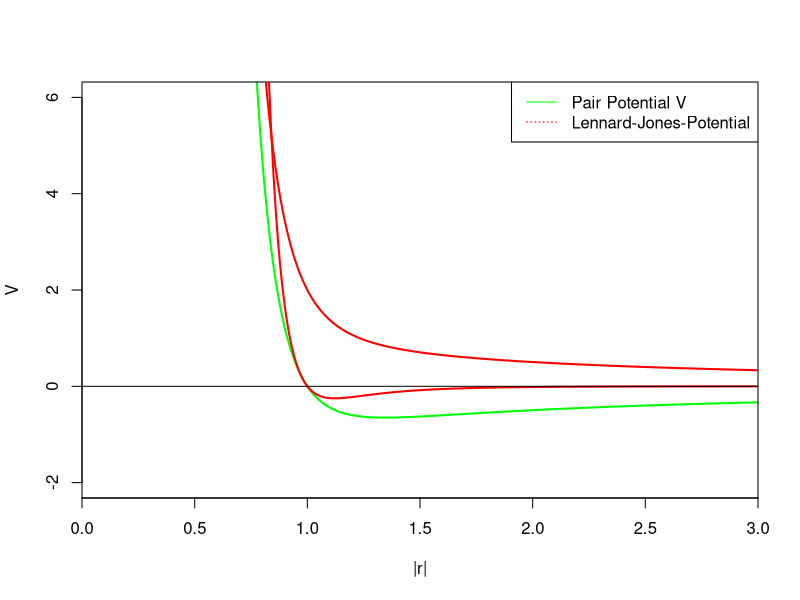
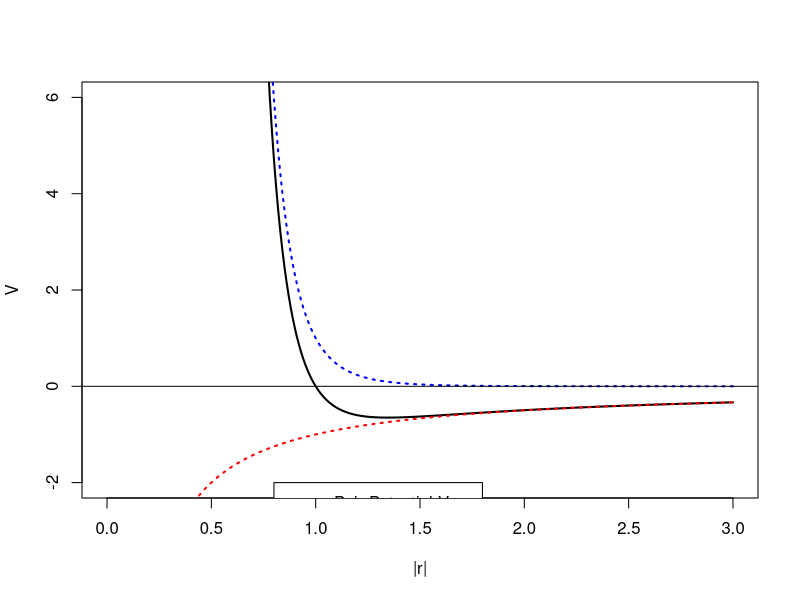
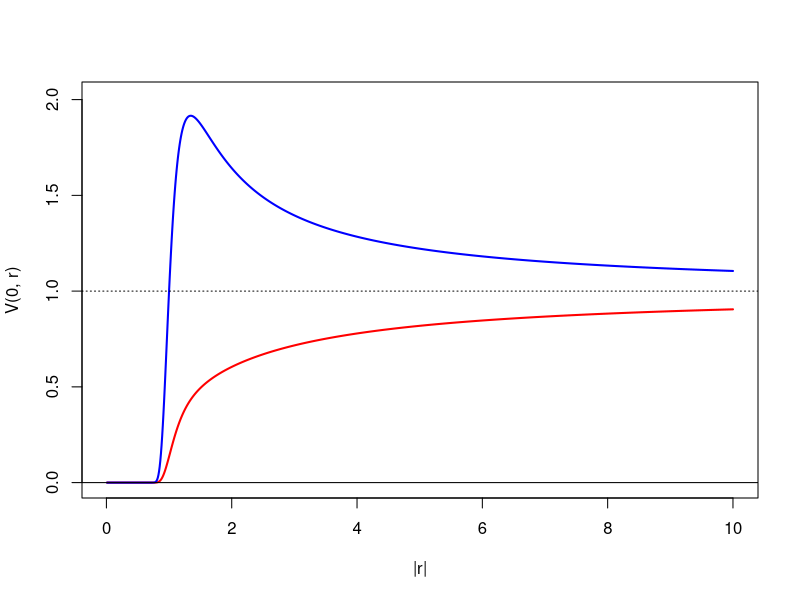
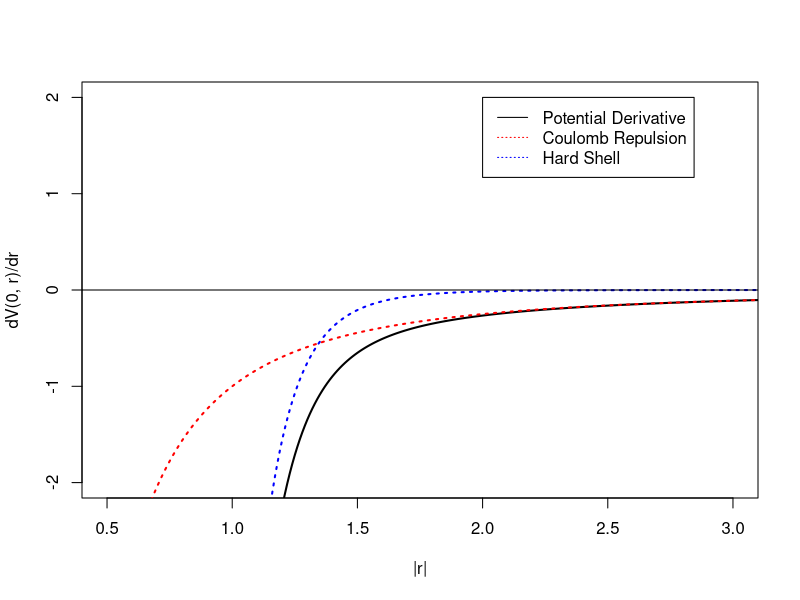
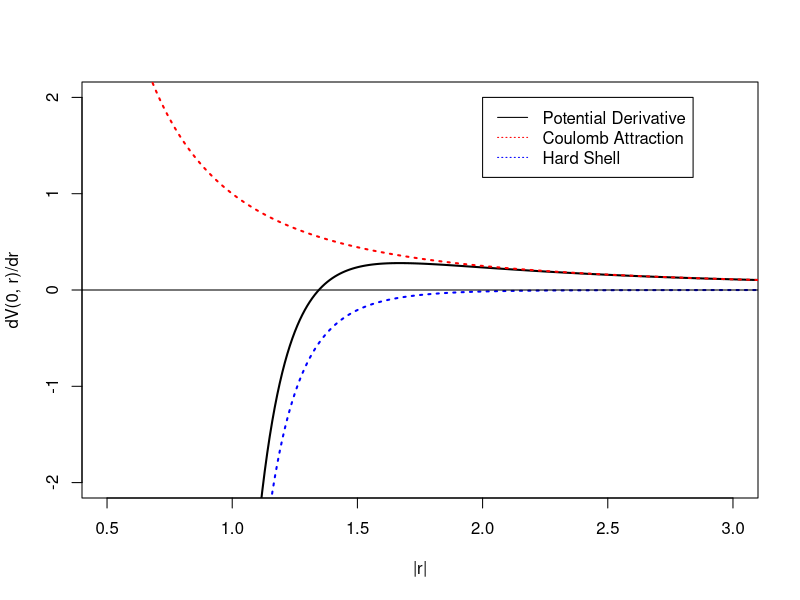
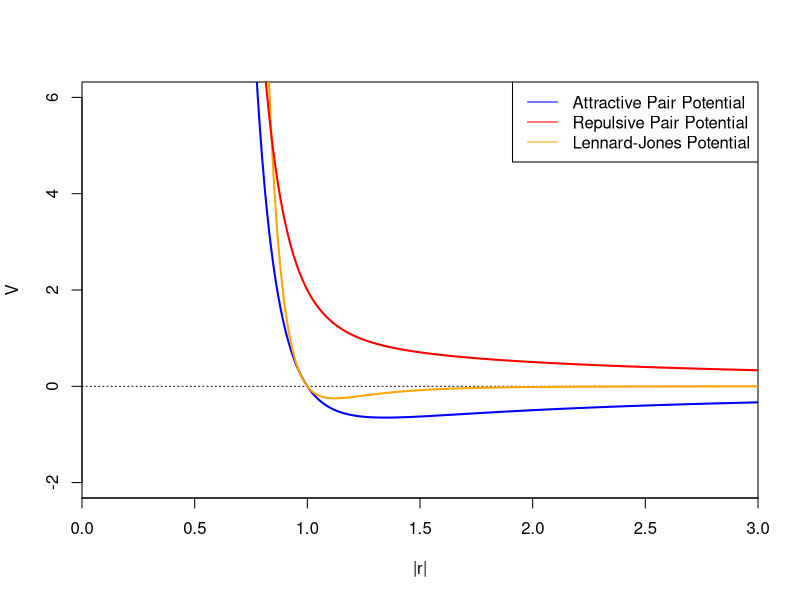

These charts were generated, in order, by the following R code:
## ---- chunk 1
knitr::opts_chunk$set(echo = FALSE)
library(plotrix)
## ---- chunk 2
step  <- 0.01
x     <- seq(from=0, to=3, by=step)
N     <- length(x)

v1  <- 1/x
v2  <- 1/x**8
v1L <- 1/x**12
v2L <- -1/x**6

yhigh <- 6
ylow  <- -2

# par(pty="s")

# pdf("pairpotential_repulsion.pdf")
plot (x,  -v1+v2, type='l', col='green', lwd=2, lty=1, ylim=c(ylow,yhigh), xlab='|r|', ylab='V', xaxs = "i")
lines(x,  v1L+v2L   , type='l', col='red'  , lwd=2, lty=1)
lines(x,  v1+v2   , type='l', col='red'  , lwd=2, lty=1)
# lines(x,  v1   , type='l', col='red'  , lwd=2, lty=3)
# lines(x,  v2   , type='l', col='blue' , lwd=2, lty=3)
abline(h=0)
# legend("topright", legend=c("Pair Potential V", "Coulomb Repulsion", "Hard Shell"),col=c("black", "red", "blue"), lty=c(1,3,3))
legend("topright", legend=c("Pair Potential V", "Lennard-Jones-Potential"),col=c("green", "red"), lty=c(1,3,3))
# dev.off()

# pdf("pairpotential_attraction.pdf")
plot (x, -v1+v2, type='l', col='black', lwd=2, lty=1, ylim=c(ylow,yhigh), xlab='|r|', ylab='V')
lines(x, -v1   , type='l', col='red'  , lwd=2, lty=3)
lines(x,  v2   , type='l', col='blue' , lwd=2, lty=3)
abline(h=0)
legend(0.8, -2, legend=c("Pair Potential V", "Coulomb Attraction", "Hard Shell"),col=c("black", "red", "blue"), lty=c(1,3,3))
# dev.off()
## ---- chunk 3
step  <- 0.01
x     <- seq(from=0, to=3, by=step)
N     <- length(x)

v1  <- 1/x
v2  <- 1/x**8
v1L <- 1/x**12
v2L <- -1/x**6

yhigh <- 6
ylow  <- -2

# par(pty="s")

pdf("lennard_jones_potential.pdf", width = 10*0.7, height = 6*0.7)
plot (x,  -v1+v2, type='l', col='blue', lwd=2, lty=1, ylim=c(ylow,yhigh), xlab='|r|', ylab='V', xaxs = "i")
abline(h=0, lty=3)
lines(x,  v1L+v2L   , type='l', col='orange'  , lwd=2, lty=1)
lines(x,  v1+v2   , type='l', col='red'  , lwd=2, lty=1)
legend("topright", legend=c("Attractive Pair Potential ", "Repulsive Pair Potential" , "Lennard-Jones Potential"),col=c("blue", "red", "orange"), lty=c(1,1,1))
dev.off()
## ---- chunk 4
step  <- 0.01
x     <- seq(from=0.01, to=10, by=step)
N     <- length(x)

v1  <- 1/x
v2  <- 1/x**8

heat <- 1

yhigh <- max(exp(-1/heat*(-v1+v2)))*1.05
ylow  <- 0

plot (x,  exp(-1/heat*(+v1+v2)), type='l', col='red' , lwd=2, lty=1, ylim=c(ylow,yhigh), xlab='|r|', ylab='V(0, r)')
lines(x,  exp(-1/heat*(-v1+v2)), type='l', col='blue', lwd=2, lty=1)
abline(h=1, lty=3)
abline(h=0)
legend(6, 3, legend=c("Coulomb Repulsion", "Coulomb Attraction"),col=c("red", "blue"), lty=c(1,1))

## ---- chunk 5
abl_1 <- -1/x**2
abl_2 <- -8/x**9

yhigh <-  2 
ylow  <- -2

plot (x,  abl_1+abl_2, type='l', col='black', lwd=2, lty=1, xlim=c(0.5,3.0), ylim=c(ylow,yhigh), xlab='|r|', ylab='dV(0, r)/dr')
lines(x,  abl_1      , type='l', col='red'  , lwd=2, lty=3)
lines(x,  abl_2      , type='l', col='blue' , lwd=2, lty=3)
abline(h=0)
legend(2, 2, legend=c("Potential Derivative", "Coulomb Repulsion", "Hard Shell"),col=c("black", "red", "blue"), lty=c(1,3,3))

plot (x, -abl_1+abl_2, type='l', col='black', lwd=2, lty=1, xlim=c(0.5,3.0), ylim=c(ylow,yhigh), xlab='|r|', ylab='dV(0, r)/dr')
lines(x, -abl_1      , type='l', col='red'  , lwd=2, lty=3)
lines(x,  abl_2      , type='l', col='blue' , lwd=2, lty=3)
abline(h=0)
legend(2, 2, legend=c("Potential Derivative", "Coulomb Attraction", "Hard Shell"),col=c("black", "red", "blue"), lty=c(1,3,3))
## ---- chunk 6

